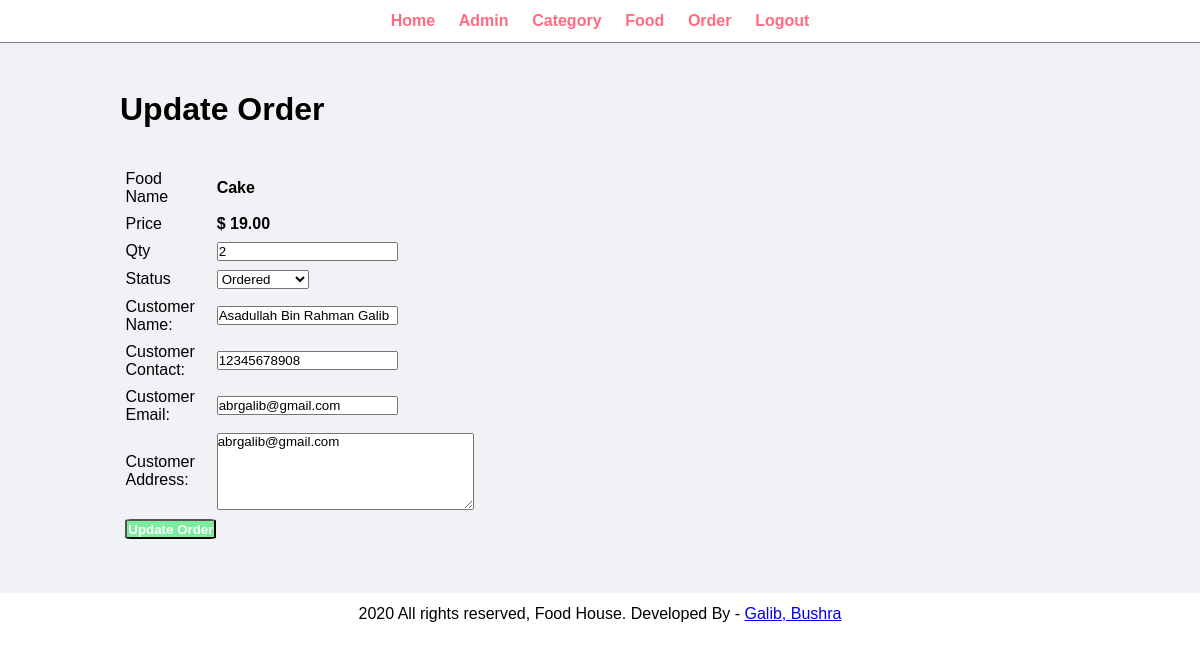
The app's page /admin/update-order.php?id=31 (signed in) with its own data.
### tables this page shows
CREATE TABLE `tbl_order` (
  `id` int(10) UNSIGNED NOT NULL,
  `food` varchar(150) NOT NULL,
  `price` decimal(10,2) NOT NULL,
  `qty` int(11) NOT NULL,
  `total` decimal(10,2) NOT NULL,
  `order_date` datetime NOT NULL,
  `status` varchar(50) NOT NULL,
  `customer_name` varchar(150) NOT NULL,
  `customer_contact` varchar(20) NOT NULL,
  `customer_email` varchar(150) NOT NULL,
  `customer_address` varchar(255) NOT NULL,
  `f_id` int(10) NOT NULL
);

### admin/update-order.php (the view, shortened to what this page needs)
<link rel="stylesheet" type="text/css" href="../css/admin.css">
<?php include('partials/menu.php'); ?>
<div class="main-content">
    <div class="wrapper">
        <h1>Update Order</h1>
        <br><br>
        <?php
            if(isset($_GET['id']))
            {
                $id=$_GET['id'];
                $sql = "SELECT * FROM tbl_order WHERE id=$id";
                $res = mysqli_query($conn, $sql);
                $count = mysqli_num_rows($res);
                if($count==1)
                {
                    $row=mysqli_fetch_assoc($res);
                    $food = $row['food'];
                    $price = $row['price'];
                    $qty = $row['qty'];
                    $status = $row['status'];
                    $customer_name = $row['customer_name'];
                    $customer_contact = $row['customer_contact'];
                    $customer_email = $row['customer_email'];
                    $customer_address= $row['customer_address'];
                }
                else
                {
                    header('location:'.SITEURL.'admin/manage-order.php');
                }
            }
            else
            {
                header('location:'.SITEURL.'admin/manage-order.php');
            }
        ?>
        <form action="" method="POST">
            <table class="tbl-30">
                <tr>
                    <td>Food Name</td>
                    <td><b> <?php echo $food; ?> </b></td>
                </tr>
                <tr>
                    <td>Price</td>
                    <td>
                        <b> $ <?php echo $price; ?></b>
                    </td>
                </tr>
                <tr>
                    <td>Qty</td>
                    <td>
                        <input type="number" name="qty" value="<?php echo $qty; ?>">
                    </td>
                </tr>
                <tr>
                    <td>Status</td>
                    <td>
                        <select name="status">
                            <option <?php if($status=="Ordered"){echo "selected";} ?> value="Ordered">Ordered</option>
                        </select>
                    </td>
                </tr>
                <tr>
                    <td>Customer Name: </td>
                    <td>
                        <input type="text" name="customer_name" value="<?php echo $customer_name; ?>">
                    </td>
                </tr>
                <tr>
                    <td>Customer Contact: </td>
                    <td>
                        <input type="text" name="customer_contact" value="<?php echo $customer_contact; ?>">
                    </td>
                </tr>
                <tr>
                    <td>Customer Email: </td>
                    <td>
                        <input type="text" name="customer_email" value="<?php echo $customer_email; ?>">
                    </td>
                </tr>
                <tr>
                    <td>Customer Address: </td>
                    <td>
                        <textarea name="customer_address" cols="30" rows="5"><?php echo $customer_address; ?></textarea>
                    </td>
                </tr>
                <tr>
                    <td clospan="2">
                        <input type="submit" name="submit" value="Update Order" class="btn-secondary">
                    </td>
                </tr>
            </table>
        </form>
    </div>
</div>
<?php include('partials/footer.php'); ?>

### css/admin.css (style rules this page uses)
* { margin: 0; padding: 0; font-family: Arial, Helvetica, sans-serif; }
.wrapper { padding: 1%; width: 80%; margin: 0 auto; }
.main-content { padding: 3% 0; background-color: #f1f2f6; }
.tbl-30 { width: 30%; }
table tr td { padding: 1%; }
.btn-secondary { background-color: #7bed9f; padding: 1%; color: white; text-decoration: none; font-weight: bold; border-radius: 7%; }

### records on screen
tbl_order: food "Cake", price "19.00", qty "2", status "Ordered", customer_name "Asadullah Bin Rahman Galib", customer_contact "12345678908", customer_email "abrgalib@gmail.com", customer_address "abrgalib@gmail.com"
